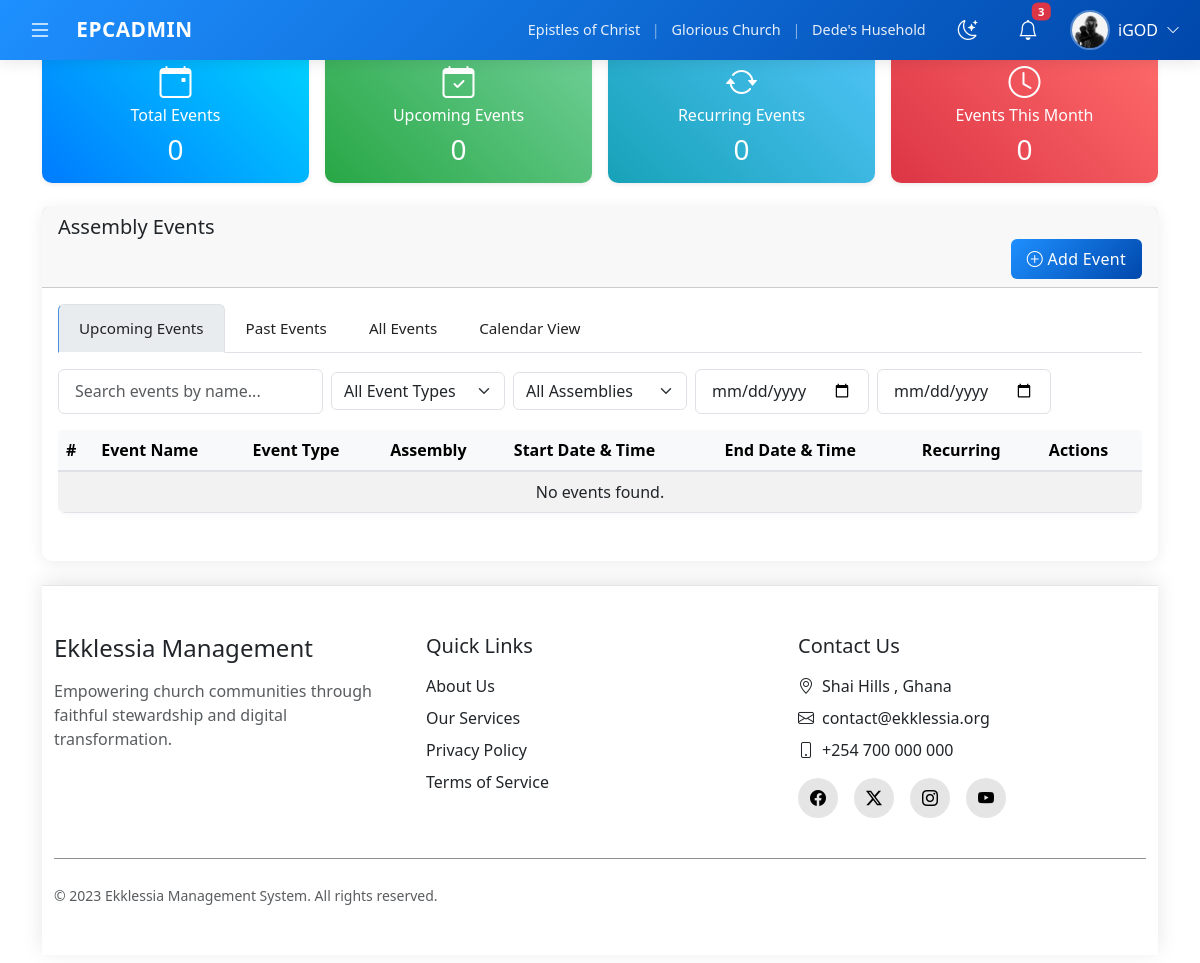
/app/pages/events/assembly/index.php (signed in), run on the app's committed database.
### tables this page shows
CREATE TABLE `members` (
  `member_id` int(11) NOT NULL,
  `first_name` varchar(50) NOT NULL,
  `last_name` varchar(50) NOT NULL,
  `date_of_birth` date NOT NULL,
  `gender` enum('Male','Female','Other') NOT NULL,
  `marital_status` enum('Single','Married','Divorced','Widowed') NOT NULL,
  `contact` varchar(20) NOT NULL,
  `email` varchar(255) DEFAULT NULL,
  `address` varchar(255) DEFAULT NULL,
  `profile_photo` varchar(255) DEFAULT NULL,
  `digital_address` varchar(20) NOT NULL,
  `occupation` varchar(100) DEFAULT NULL,
  `employer` varchar(100) DEFAULT NULL,
  `work_phone` varchar(20) DEFAULT NULL,
  `highest_education_level` enum('None','Primary','Secondary','Diploma','Bachelor','Master','Doctorate') DEFAULT NULL,
  `institution` varchar(100) DEFAULT NULL,
  `year_graduated` int(11) DEFAULT NULL,
  `status` enum('Committed saint','Active saint','Worker','New saint') NOT NULL,
  `joined_date` date NOT NULL,
  `assemblies_id` int(11) NOT NULL,
  `local_function_id` int(11) NOT NULL,
  `referral_id` int(11) DEFAULT NULL,
  `group_name` varchar(50) DEFAULT NULL,
  `username` varchar(50) NOT NULL,
  `password` varchar(255) NOT NULL,
  `created_at` timestamp NOT NULL DEFAULT current_timestamp(),
  `updated_at` timestamp NULL DEFAULT NULL ON UPDATE current_timestamp(),
  `created_by` varchar(50) NOT NULL,
  `updated_by` varchar(50) DEFAULT NULL
);

CREATE TABLE `assemblies` (
  `assembly_id` int(11) NOT NULL,
  `zone_id` int(11) NOT NULL,
  `region` varchar(100) NOT NULL,
  `city_town` varchar(100) NOT NULL,
  `digital_address` varchar(20) NOT NULL,
  `nearest_landmark` varchar(255) DEFAULT NULL,
  `date_started` date DEFAULT NULL,
  `name` varchar(100) NOT NULL,
  `description` text DEFAULT NULL,
  `status` tinyint(1) NOT NULL DEFAULT 1,
  `created_at` timestamp NOT NULL DEFAULT current_timestamp(),
  `updated_at` timestamp NULL DEFAULT NULL ON UPDATE current_timestamp(),
  `created_by` varchar(50) NOT NULL,
  `updated_by` varchar(50) DEFAULT NULL
);

CREATE TABLE `households` (
  `household_id` int(11) NOT NULL,
  `assembly_id` int(11) NOT NULL,
  `address` varchar(255) NOT NULL,
  `digital_address` varchar(20) NOT NULL,
  `nearest_landmark` varchar(255) DEFAULT NULL,
  `date_started` date DEFAULT NULL,
  `name` varchar(100) NOT NULL,
  `description` text DEFAULT NULL,
  `status` tinyint(1) NOT NULL DEFAULT 1,
  `created_at` timestamp NOT NULL DEFAULT current_timestamp(),
  `updated_at` timestamp NULL DEFAULT NULL ON UPDATE current_timestamp(),
  `created_by` varchar(50) NOT NULL,
  `updated_by` varchar(50) DEFAULT NULL
);

### app/pages/events/assembly/index.php (the view, shortened to what this page needs)
<?php
include "../../../config/db.php";
?>
<!DOCTYPE html>
<html lang="en">
<?php include "../../../includes/header.php"; ?>
<body class="d-flex flex-column min-vh-100">
<main class="container flex-grow-1 py-2">
    <div class="card nav-card" style="margin-top: -30px; position: relative; top: -10px;">
        <div class="card-body py-3">
        </div>
    </div>
    <div class="row g-3 mb-4">
        <div class="col-md-3">
            <div class="card shadow-sm" style="background: linear-gradient(45deg, #007bff, #00d4ff); color: white;">
                <div class="card-body text-center">
                    <i class="bi bi-calendar-event fs-2"></i>
                    <h6 class="card-title text-white">Total Events</h6>
                    <h3 class="card-text" id="totalEventsCount">0</h3>
                </div>
            </div>
        </div>
        <div class="col-md-3">
            <div class="card shadow-sm" style="background: linear-gradient(45deg, #28a745, #6fcf97); color: white;">
                <div class="card-body text-center">
                    <i class="bi bi-calendar-check fs-2"></i>
                    <h6 class="card-title text-white">Upcoming Events</h6>
                    <h3 class="card-text" id="upcomingEventsCount">0</h3>
                </div>
            </div>
        </div>
        <div class="col-md-3">
            <div class="card shadow-sm" style="background: linear-gradient(45deg, #17a2b8, #4fc3f7); color: white;">
                <div class="card-body text-center">
                    <i class="bi bi-arrow-repeat fs-2"></i>
                    <h6 class="card-title text-white">Recurring Events</h6>
                    <h3 class="card-text" id="recurringEventsCount">0</h3>
                </div>
            </div>
        </div>
        <div class="col-md-3">
            <div class="card shadow-sm" style="background: linear-gradient(45deg, #dc3545, #ff6b6b); color: white;">
                <div class="card-body text-center">
                    <i class="bi bi-clock fs-2"></i>
                    <h6 class="card-title text-white">Events This Month</h6>
                    <h3 class="card-text" id="thisMonthEventsCount">0</h3>
                </div>
            </div>
        </div>
    </div>
    <div class="card mb-4">
        <div class="card-header">
            <h5 class="mb-0">Assembly Events</h5>
            <div class="btn-group float-end" role="group" aria-label="Event Actions">
                <button type="button" class="btn btn-primary" data-bs-toggle="modal" data-bs-target="#addEventModal">
                    <i class="bi bi-plus-circle"></i> Add Event
                </button>
            </div>
        </div>
        <div class="card-body">
            <ul class="nav nav-tabs mb-3" id="eventViewTabs">
                <li class="nav-item">
                    <a class="nav-link active" id="upcoming-events-tab" data-bs-toggle="tab" href="#upcoming-events" role="tab">Upcoming Events</a>
                </li>
                <li class="nav-item">
                    <a class="nav-link" id="past-events-tab" data-bs-toggle="tab" href="#past-events" role="tab">Past Events</a>
                </li>
                <li class="nav-item">
                    <a class="nav-link" id="all-events-tab" data-bs-toggle="tab" href="#all-events" role="tab">All Events</a>
                </li>
                <li class="nav-item">
                    <a class="nav-link" id="calendar-view-tab" data-bs-toggle="tab" href="#calendar-view" role="tab">Calendar View</a>
                </li>
            </ul>
            <div class="mb-3" id="eventFilters">
                <div class="row g-2 align-items-center">
                    <div class="col-md-3">
                        <input type="text" id="eventSearchInput" class="form-control" placeholder="Search events by name...">
                    </div>
                    <div class="col-md-2">
                        <select id="eventTypeFilter" class="form-select">
                            <option value="">All Event Types</option>
                        </select>
                    </div>
                    <div class="col-md-2">
                        <select id="assemblyFilter" class="form-select">
                            <option value="">All Assemblies</option>
                        </select>
                    </div>
                    <div class="col-md-2">
                        <input type="date" id="startDateFilter" class="form-control" placeholder="Start date">
                    </div>
                    <div class="col-md-2">
                        <input type="date" id="endDateFilter" class="form-control" placeholder="End date">
                    </div>
                </div>
            </div>
            <div class="tab-content">
                <div class="tab-pane fade show active" id="upcoming-events" role="tabpanel">
                    <div class="table-responsive">
                        <table class="table table-striped table-hover align-middle" id="upcomingEventsTable">
                            <thead class="table-light">
                                <tr>
                                    <th>#</th>
                                    <th>Event Name</th>
                                    <th>Event Type</th>
                                    <th>Assembly</th>
                                    <th>Start Date & Time</th>
                                    <th>End Date & Time</th>
                                    <th>Recurring</th>
                                    <th>Actions</th>
                                </tr>
                            </thead>
                            <tbody></tbody>
                        </table>
                    </div>
                </div>
            </div>
        </div>
    </div>
        <?php include "../../../includes/footer.php"; ?>
</main>
</body>
</html>

### app/includes/header.php (shortened to what this page needs)
<?php
require_once __DIR__ . '/../config/config.php';
$image_base_url = '/Ekklessia-church-management/app/resources/assets/images/';
$username = 'Guest';
$profile_picture = '';
$church_name = 'Epistles of Christ';
$assembly_name = 'N/A';
$household_name = 'N/A';
if (isset($_SESSION['member_id'])) {
    try {
        $stmt = $pdo->prepare("
            SELECT m.username, m.profile_photo,
                   a.name AS assembly_name, a.assembly_id AS assembly_id,
                   h.name AS household_name, h.household_id AS household_id
            FROM members m
            LEFT JOIN member_household mh ON m.member_id = mh.member_id
            LEFT JOIN assemblies a ON mh.assemblies_id = a.assembly_id
            LEFT JOIN households h ON mh.household_id = h.household_id
            WHERE m.member_id = :member_id
            LIMIT 1
        ");
        $stmt->execute(['member_id' => $_SESSION['member_id']]);
        $user = $stmt->fetch(PDO::FETCH_ASSOC);
        if ($user) {
            $username = htmlspecialchars($user['username'] ?? 'Guest');
            $assembly_name = htmlspecialchars($user['assembly_name'] ?? 'N/A');
            $household_name = htmlspecialchars($user['household_name'] ?? 'N/A');
            if (!empty($user['profile_photo']) && strtolower($user['profile_photo']) !== 'null') {
                $profile_photo_cleaned = basename(trim($user['profile_photo']));
                $profile_picture_path = $image_base_url . rawurlencode($profile_photo_cleaned);
                $file_path = realpath(__DIR__ . '/../resources/assets/images/' . $profile_photo_cleaned);
                if ($file_path && file_exists($file_path)) {
                    $profile_picture = $profile_picture_path;
                }
            }
        }
    } catch (PDOException $e) {
        error_log("Error fetching user details: " . $e->getMessage());
    }
}
?>
<!DOCTYPE html>
<html lang="en" data-bs-theme="light">
<head>
    <link rel="stylesheet" href="https://cdn.jsdelivr.net/npm/bootstrap@5.3.0/dist/css/bootstrap.min.css">
    <link rel="stylesheet" href="https://cdn.jsdelivr.net/npm/bootstrap-icons@1.11.3/font/bootstrap-icons.min.css">
    <link rel="stylesheet" href="https://cdnjs.cloudflare.com/ajax/libs/font-awesome/6.4.2/css/all.min.css">
    <link rel="stylesheet" href="/Ekklessia-church-management/public/assets/css/style.css">
</head>
<body>
<header class="top-header d-flex align-items-center justify-content-between">
    <div class="d-flex align-items-center">
        <button id="sidebarCollapse" class="btn d-flex align-items-center justify-content-center">
            <i class="bi bi-list fs-4"></i>
        </button>
        <a href="/Ekklessia-church-management/public/index.php" class="brand-logo ms-3">EPCADMIN</a>
    </div>
    <div class="d-flex align-items-center gap-4">
        <div class="church-info d-none d-md-block">
            <span class="church-name"><?php echo $church_name; ?></span>
            <span class="separator">|</span>
            <span class="assembly-name"><?php echo $assembly_name; ?></span>
            <span class="separator">|</span>
            <span class="household-name"><?php echo $household_name; ?></span>
        </div>
        <button class="theme-toggle btn d-flex align-items-center justify-content-center">
            <i class="bi bi-moon-stars fs-5"></i>
        </button>
        <div class="notification-icon position-relative d-flex align-items-center justify-content-center">
            <i class="bi bi-bell fs-5"></i>
            <span class="badge bg-danger notification-badge">3</span>
        </div>
        <div class="dropdown">
            <button class="user-profile border-0 bg-transparent p-0" type="button" id="userDropdown" data-bs-toggle="dropdown" aria-expanded="false">
                <div class="d-flex align-items-center gap-2">
                    <div class="profile-image-container">
                        <?php if (!empty($profile_picture)): ?>
                            <img src="<?php echo $profile_picture; ?>" alt="Profile" class="w-100 h-100 object-fit-cover">
                        <?php else: ?>
                            <div class="profile-placeholder d-flex align-items-center justify-content-center h-100 bg-light">
                                <i class="bi bi-person text-secondary"></i>
                            </div>
                        <?php endif; ?>
                    </div>
                    <div class="d-none d-md-flex align-items-center text-white">
                        <span class="me-2"><?php echo $username; ?></span>
                        <i class="bi bi-chevron-down small"></i>
                    </div>
                </div>
            </button>
        </div>
    </div>
</header>
<div class="flex-grow-1">
    <main class="container-fluid py-3 px-4">
    </main>
</div>
</body>
</html>

### Public/assets/css/style.css (style rules this page uses)
body { min-height: 100vh; display: flex; flex-direction: column; }
.nav-link.active { background: rgba(255, 255, 255, 0.1); border-left-color: #4a90e2 !important; color: white !important; }
.nav-link, .dropdown-item, button { transition: all 0.2s ease-in-out; }
.card { border: none; border-radius: 10px; box-shadow: 0 2px 15px rgba(0, 0, 0, 0.08); transition: transform 0.2s ease, box-shadow 0.2s ease; }
.btn { border-radius: 6px; padding: 0.5rem 1rem; font-weight: 500; letter-spacing: 0.3px; }
.btn-primary { background: linear-gradient(135deg, #1e90ff 0%, #0047ab 100%); border: none; }
.table { border-radius: 8px; overflow: hidden; box-shadow: 0 0 10px rgba(0, 0, 0, 0.05); }
.table thead th { background: #f8f9fa; border-bottom: 2px solid #dee2e6; font-weight: 600; }
.form-control { border-radius: 6px; border: 1px solid #dee2e6; padding: 0.6rem 1rem; transition: border-color 0.2s ease, box-shadow 0.2s ease; }

### app/includes/header.php (style rules this page uses)
.top-header { position: fixed; top: 0; width: 100%; background: linear-gradient(135deg, #1e90ff 0%, #0047ab 100%); color: white; z-index: 1050; box-shadow: 0 2px 15px rgba(0, 0, 0, 0.1); padding: 10px 20px; height: 60px; }
.profile-image-container { width: 40px; height: 40px; border-radius: 50%; overflow: hidden; position: relative; border: 2px solid rgba(255, 255, 255, 0.3); transition: border-color 0.2s ease; }
.church-info { font-size: 0.9rem; color: rgba(255, 255, 255, 0.9); }
.separator { margin: 0 8px; color: rgba(255, 255, 255, 0.5); }
.brand-logo { font-size: 1.3rem; font-weight: 700; color: white !important; text-decoration: none; letter-spacing: 0.5px; transition: opacity 0.2s ease; }
#sidebarCollapse { background: transparent; border: none; color: white; padding: 8px; border-radius: 4px; transition: background-color 0.2s ease; }
.theme-toggle { color: white; background: transparent; border: none; padding: 8px; border-radius: 4px; transition: background-color 0.2s ease; }
.notification-icon { padding: 8px; border-radius: 4px; cursor: pointer; transition: background-color 0.2s ease; color: white; }
.notification-badge { position: absolute; top: 0; right: 0; font-size: 0.7rem; padding: 0.2rem 0.4rem; transform: translate(25%, -25%); }

### app/includes/sidebar.php (style rules this page uses)
.nav-link { display: flex; align-items: center; padding: 12px 20px; color: white; text-decoration: none; transition: all 0.3s ease; font-size: 0.95rem; border-left: 3px solid transparent; }

### app/pages/events/assembly/index.php (style rules this page uses)
.nav-tabs .nav-link { color: #222 !important; }
.nav-tabs .nav-link.active { color: #222 !important; background-color: #e9ecef !important; }

### data on the page
members: assemblies.name "Glorious Church", households.name "Dede's Husehold", profile_photo (picture), username "iGOD"

### other printed values
$church_name "Epistles of Christ"
